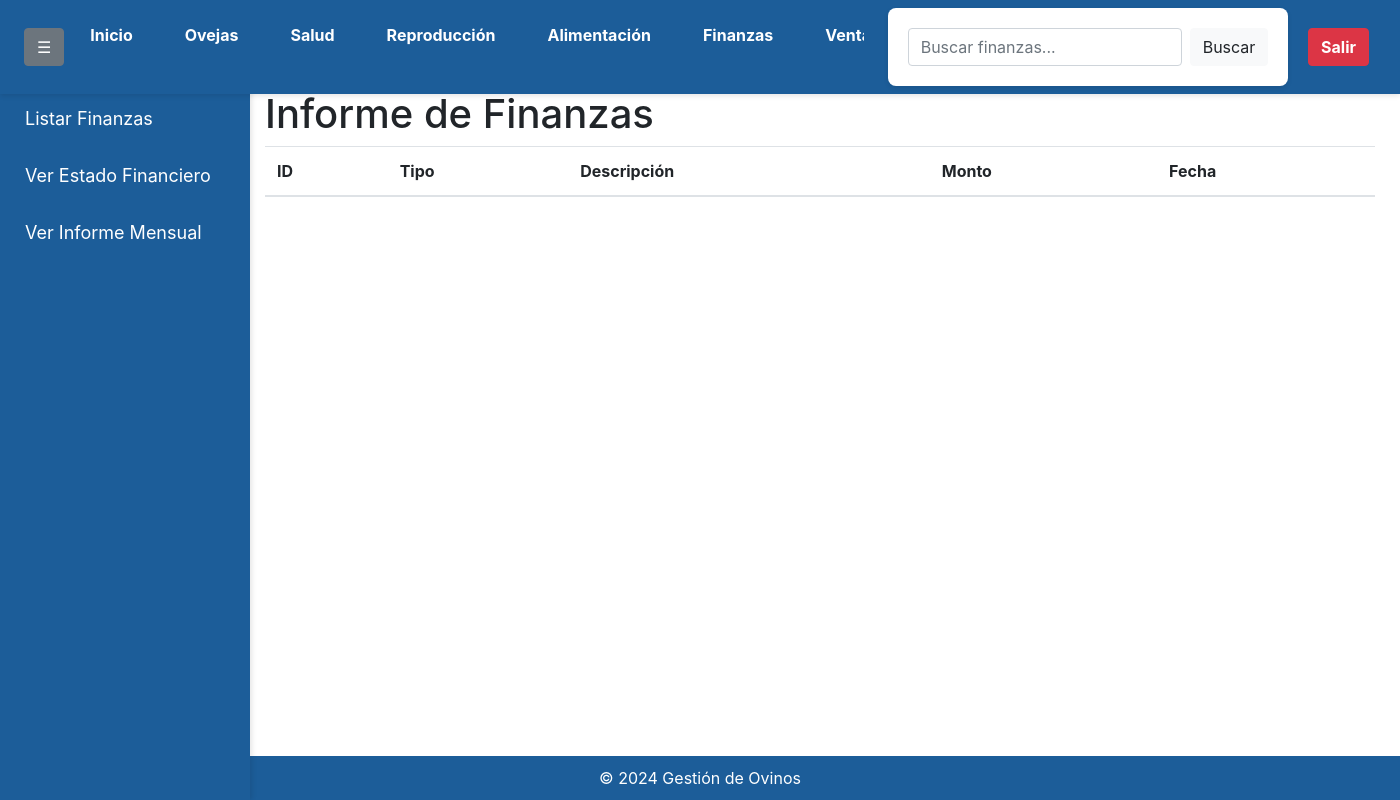
Page /listar_finanzas (signed in) on the earlier database version.
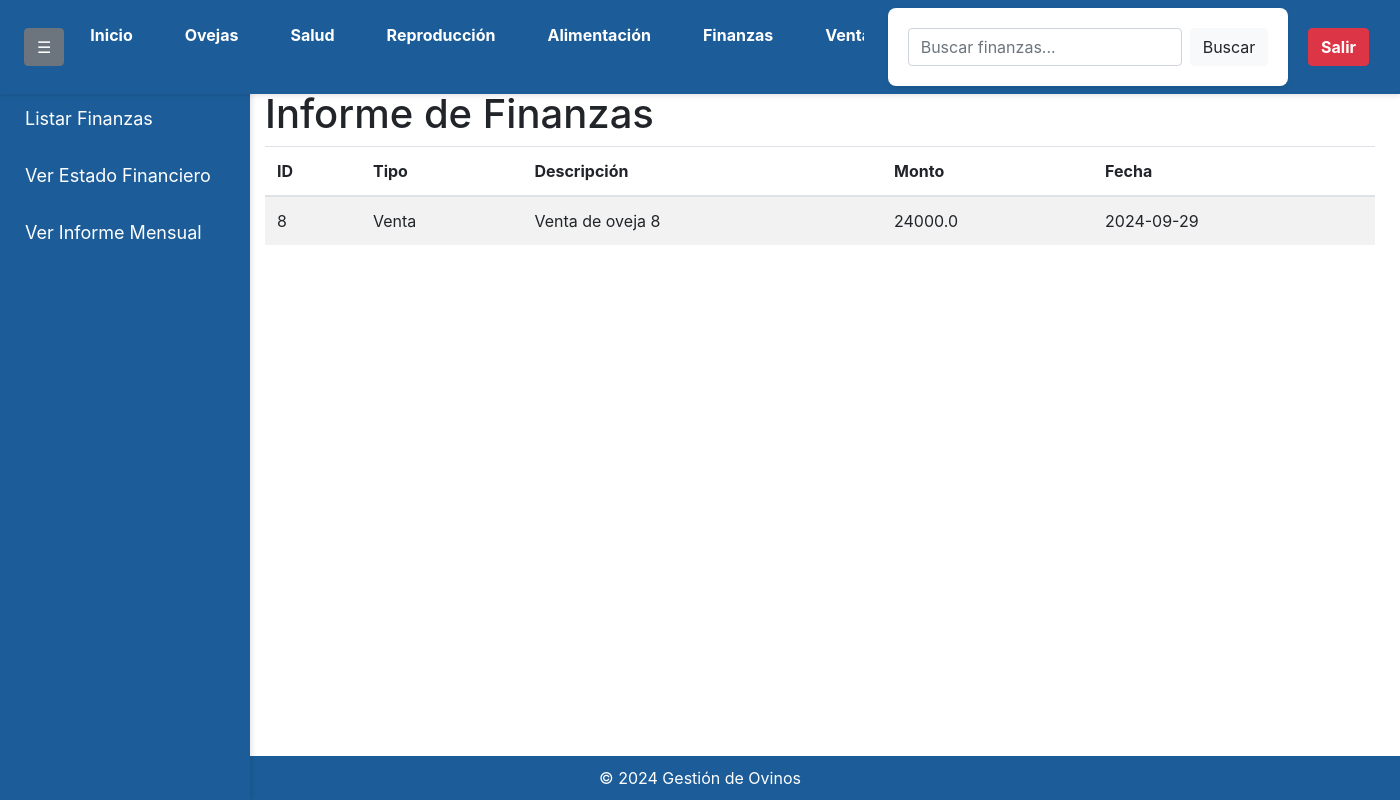
Same page on the later database version.
### app/models.py (models this page shows)
class Finanzas(db.Model):
    id = db.Column(db.Integer, primary_key=True)
    tipo = db.Column(db.String(10), nullable=False)
    descripcion = db.Column(db.Text, nullable=False)
    monto = db.Column(db.Float, nullable=False)
    fecha = db.Column(db.Date, nullable=False)
    user_id = db.Column(db.Integer, db.ForeignKey('user.id'), nullable=False)
    compra_id = db.Column(db.Integer, db.ForeignKey('compra.id'), nullable=True)
    venta_id = db.Column(db.Integer, db.ForeignKey('venta.id'), nullable=True)
    user = db.relationship('User', backref='finanzas')
    compra = db.relationship('Compra', backref='finanzas', lazy=True)
    venta = db.relationship('Venta', backref='finanzas', lazy=True)

### app/routes.py (the view)
@app.route('/listar_finanzas')
@login_required
def listar_finanzas():
    search_query = request.args.get('search', '')  # Obtener el término de búsqueda desde la solicitud
    if search_query:
        finanzas = Finanzas.query.filter(
            (Finanzas.tipo.contains(search_query)) |
            (Finanzas.descripcion.contains(search_query)) |
            (Finanzas.monto.like(f"%{search_query}%")) |  # Para buscar por monto, aunque sea float
            (Finanzas.fecha.like(f"%{search_query}%"))    # Para buscar por fecha
        ).filter_by(user_id=current_user.id).order_by(Finanzas.fecha.desc()).all()
    else:
        finanzas = Finanzas.query.filter_by(user_id=current_user.id).order_by(Finanzas.fecha.desc()).all()
    return render_template('listar_finanzas.html', finanzas=finanzas)

### app/__init__.py (called while the page is built)
@login_manager.user_loader
def load_user(user_id):
    return User.query.get(int(user_id))

### app/templates/listar_finanzas.html (shortened to what this page needs)
<!DOCTYPE html>
<html lang="en">
<head>
    <link rel="stylesheet" href="{{ url_for('static', filename='styles.css') }}">
    <link rel="stylesheet" href="https://maxcdn.bootstrapcdn.com/bootstrap/4.5.2/css/bootstrap.min.css">
</head>
<body>
    <nav class="navbar navbar-expand-lg navbar-light" style="background-color: #1c5d99;">
        <div class="collapse navbar-collapse" id="navbarNav">
            <button class="btn btn-secondary ml-2" id="toggleSidebar">☰</button>
            <ul class="navbar-nav mr-auto">
                <li class="nav-item">
                    <a class="nav-link text-white" href="{{ url_for('index') }}">Inicio</a>
                </li>
                <li class="nav-item">
                    <a class="nav-link text-white" href="{{ url_for('oveja') }}">Ovejas</a>
                </li>
                <li class="nav-item">
                    <a class="nav-link text-white" href="{{ url_for('salud') }}">Salud</a>
                </li>
                <li class="nav-item">
                    <a class="nav-link text-white" href="{{ url_for('reproduccion') }}">Reproducción</a>
                </li>
                <li class="nav-item">
                    <a class="nav-link text-white" href="{{ url_for('alimentacion') }}">Alimentación</a>
                </li>
                <li class="nav-item">
                    <a class="nav-link text-white" href="{{ url_for('finanzas') }}">Finanzas</a>
                </li>
                <li class="nav-item">
                    <a class="nav-link text-white" href="{{ url_for('venta') }}">Ventas</a>
                </li>
            </ul>
            <form class="form-inline my-2 my-lg-0" method="GET" action="{{ url_for('listar_finanzas') }}">
                <input class="form-control mr-sm-2" type="search" name="search" placeholder="Buscar finanzas..." aria-label="Search" value="{{ request.args.get('search', '') }}">
                <button class="btn btn-light my-2 my-sm-0" type="submit">Buscar</button>
            </form>
            <a href="{{ url_for('logout') }}" class="btn btn-danger ml-2">Salir</a>
        </div>
    </nav>
    <div class="sidebar" id="sidebar">
        <ul class="nav flex-column">
            <li class="nav-item">
                <a class="nav-link text-white" href="{{ url_for('listar_finanzas') }}">Listar Finanzas</a>
            </li>
            <li class="nav-item">
                <a class="nav-link text-white" href="{{ url_for('analisis_financiero') }}">Ver Estado Financiero</a>
            </li>
            <li class="nav-item">
                <a class="nav-link text-white" href="{{ url_for('informe_mensual') }}">Ver Informe Mensual</a>
            </li>
        </ul>
    </div>
    <div class="container mt-3">
        <h1 style="margin-top: 70px;">Informe de Finanzas</h1>
        <table class="table table-striped">
            <thead>
                <tr>
                    <th>ID</th>
                    <th>Tipo</th>
                    <th>Descripción</th>
                    <th>Monto</th>
                    <th>Fecha</th>
                </tr>
            </thead>
            <tbody>
                {% for finanza in finanzas %}
                    <tr>
                        <td>{{ finanza.id }}</td>
                        <td>{{ finanza.tipo }}</td>
                        <td>{{ finanza.descripcion }}</td>
                        <td>{{ finanza.monto }}</td>
                        <td>{{ finanza.fecha }}</td>
                    </tr>
                {% endfor %}
            </tbody>
        </table>
    </div>
    <footer class="text-center mt-4">
        &copy; 2024 Gestión de Ovinos
    </footer>
</body>
</html>

Differences in the rows shown:
added Finanzas: id "8", tipo "Venta", descripcion "Venta de oveja 8", monto "24000.0", fecha "2024-09-29"
